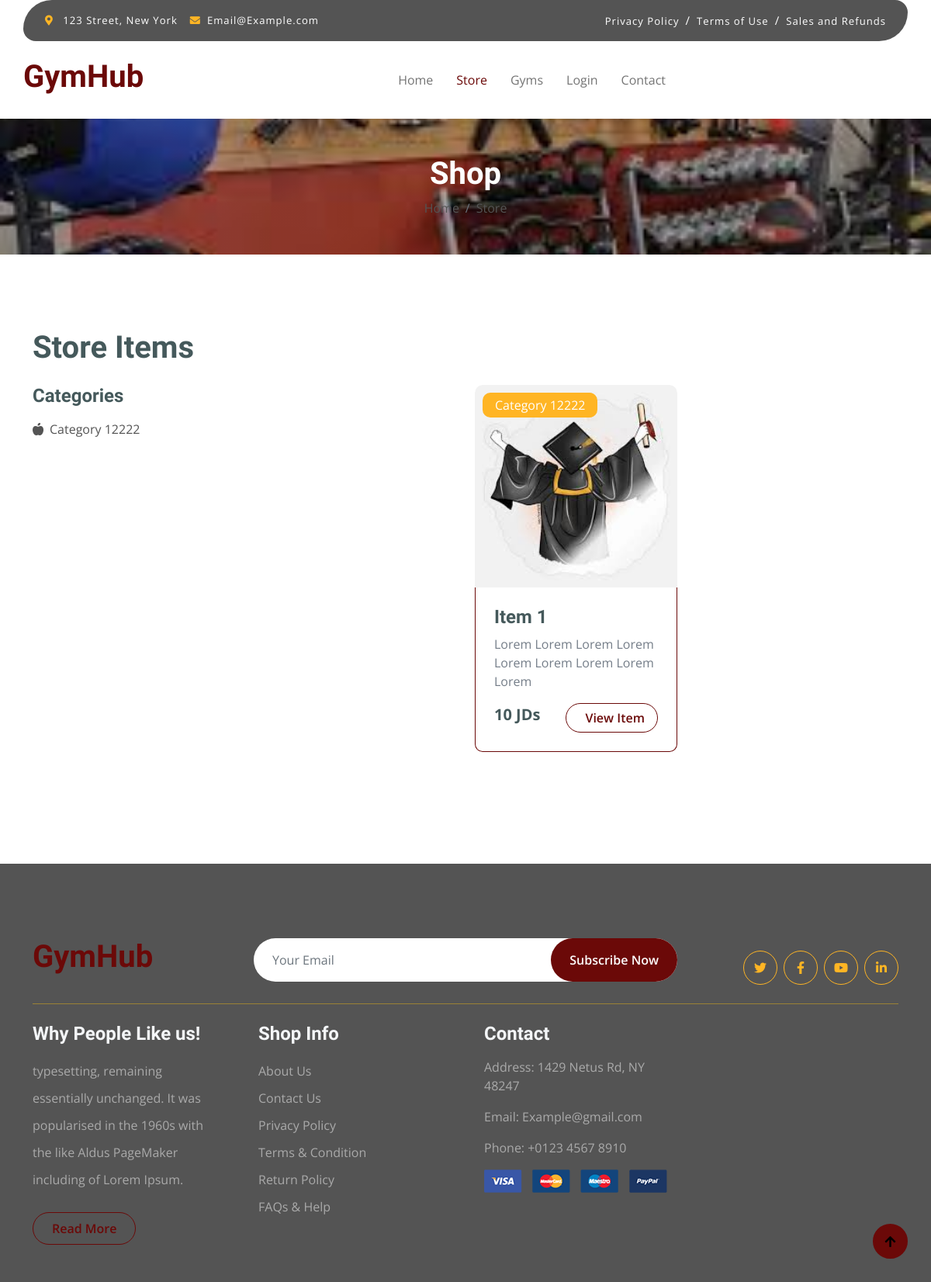
The app's page /Site/Store.php, older data.
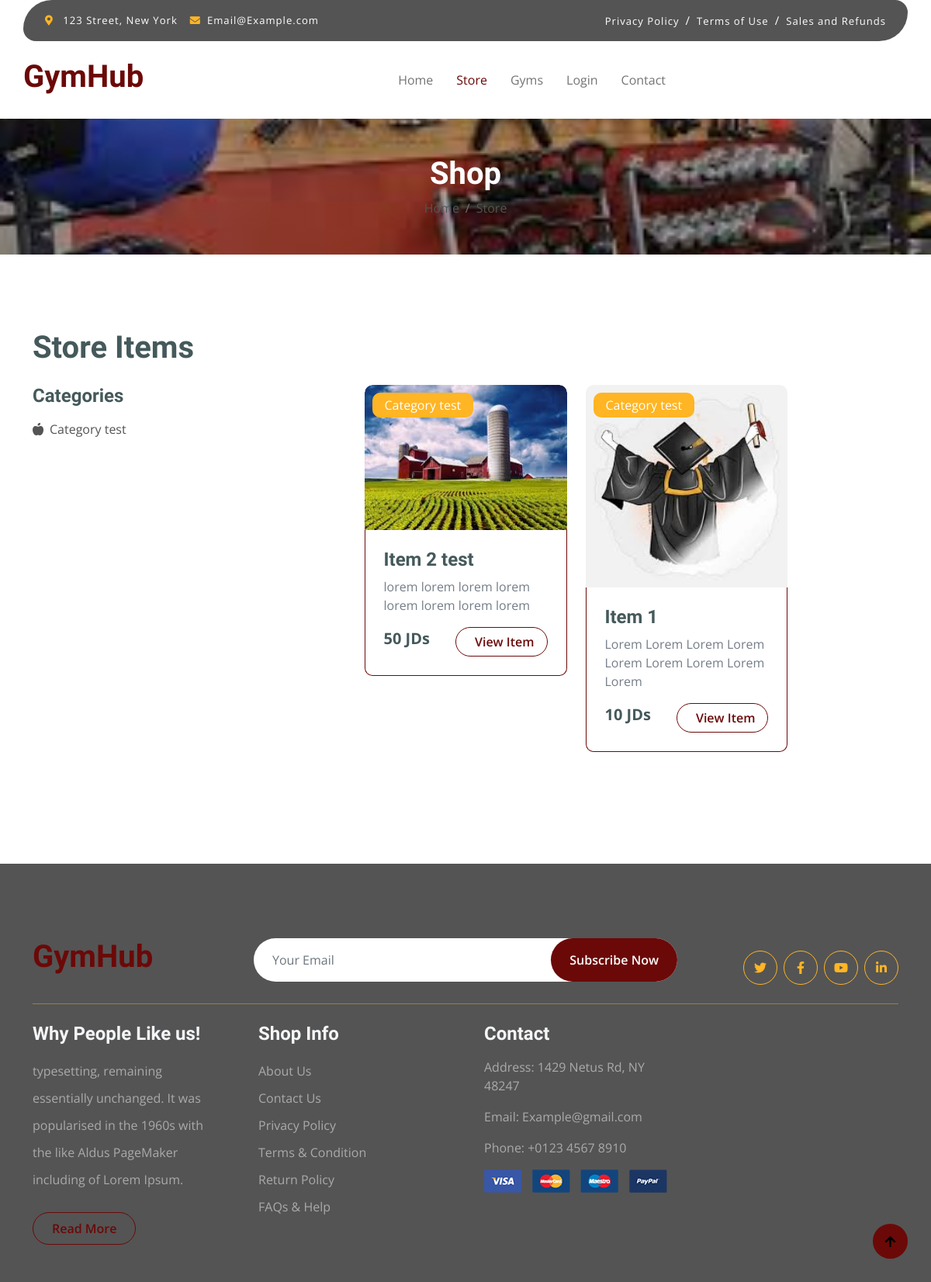
The same page, newer data.
### tables this page shows
CREATE TABLE `categories` (
  `id` int(11) NOT NULL,
  `image` varchar(191) NOT NULL,
  `name` varchar(191) NOT NULL,
  `active` int(11) NOT NULL DEFAULT 1,
  `created_at` datetime NOT NULL DEFAULT current_timestamp()
);

CREATE TABLE `store_items` (
  `id` int(11) NOT NULL,
  `category_id` int(11) NOT NULL,
  `title` varchar(191) NOT NULL,
  `description` text NOT NULL,
  `image` varchar(191) NOT NULL,
  `quantity` int(11) NOT NULL,
  `price` double NOT NULL,
  `active` int(11) NOT NULL DEFAULT 1,
  `created_at` datetime NOT NULL DEFAULT current_timestamp()
);

### Site/Store.php (the view, shortened to what this page needs)
<?php
include "../Connect.php";
$C_ID = $_SESSION['U_Log'];
$category_id = $_GET['category_id'];
?>
<!DOCTYPE html>
<html lang="en">
    <head>
        <link rel="stylesheet" href="https://use.fontawesome.com/releases/v5.15.4/css/all.css"/>
        <link href="https://cdn.jsdelivr.net/npm/bootstrap-icons@1.4.1/font/bootstrap-icons.css" rel="stylesheet">
        <link href="lib/lightbox/css/lightbox.min.css" rel="stylesheet">
        <link href="lib/owlcarousel/assets/owl.carousel.min.css" rel="stylesheet">
        <link href="css/bootstrap.min.css" rel="stylesheet">
        <link href="css/style.css" rel="stylesheet">
    </head>
    <body>
        <div class="container-fluid fixed-top">
            <div class="container topbar bg-primary d-none d-lg-block">
                <div class="d-flex justify-content-between">
                    <div class="top-info ps-2">
                        <small class="me-3"><i class="fas fa-map-marker-alt me-2 text-secondary"></i> <a href="#" class="text-white">123 Street, New York</a></small>
                        <small class="me-3"><i class="fas fa-envelope me-2 text-secondary"></i><a href="#" class="text-white">Email@Example.com</a></small>
                    </div>
                    <div class="top-link pe-2">
                        <a href="#" class="text-white"><small class="text-white mx-2">Privacy Policy</small>/</a>
                        <a href="#" class="text-white"><small class="text-white mx-2">Terms of Use</small>/</a>
                        <a href="#" class="text-white"><small class="text-white ms-2">Sales and Refunds</small></a>
                    </div>
                </div>
            </div>
            <div class="container px-0">
                <nav class="navbar navbar-light bg-white navbar-expand-xl">
                    <a href="index.php" class="navbar-brand"><h1 class="text-primary display-6">GymHub</h1></a>
                    <div class="collapse navbar-collapse bg-white" id="navbarCollapse">
                        <div class="navbar-nav mx-auto">
                            <a href="index.php" class="nav-item nav-link ">Home</a>
                            <a href="Store.php" class="nav-item nav-link active">Store</a>
                            <a href="Gyms.php" class="nav-item nav-link">Gyms</a>
                            <?php if ($C_ID) {?>
                                <div class="nav-item dropdown">
                                <a href="#" class="nav-link dropdown-toggle" data-bs-toggle="dropdown"><?php echo $name ?></a>
                                <div class="dropdown-menu m-0 bg-secondary rounded-0">
                                    <a href="Account.php" class="dropdown-item">Account</a>
                                    <a href="Cart.php" class="dropdown-item">Cart</a>
                                    <a href="Orders.php" class="dropdown-item">Orders</a>
                                    <a href="Subscriptions.php" class="dropdown-item">Subsciptions</a>
                                    <a href="Logout.php" class="dropdown-item">Logout</a>
                                </div>
                            </div>
                            <?php } else {?>
                            <a href="../Client_Login.php" class="nav-item nav-link">Login</a>
                            <?php }?>
                            <a href="contact.php" class="nav-item nav-link">Contact</a>
                        </div>
                    </div>
                </nav>
            </div>
        </div>
        <div class="container-fluid page-header py-5">
            <h1 class="text-center text-white display-6">Shop</h1>
            <ol class="breadcrumb justify-content-center mb-0">
                <li class="breadcrumb-item"><a href="./index.php">Home</a></li>
                <li class="breadcrumb-item"><a href="./Store.php">Store</a></li>
            </ol>
        </div>
        <div class="container-fluid fruite py-5">
            <div class="container py-5">
                <h1 class="mb-4">Store Items</h1>
                <div class="row g-4">
                    <div class="col-lg-12">
                        <div class="row g-4">
                            <div class="col-lg-3">
                                <div class="row g-4">
                                    <div class="col-lg-12">
                                        <div class="mb-3">
                                            <h4>Categories</h4>
                                            <ul class="list-unstyled fruite-categorie">
                                            <?php
$sql1 = mysqli_query($con, "SELECT * from categories WHERE active = 1 ORDER BY id DESC");
while ($row1 = mysqli_fetch_array($sql1)) {
    $category_id = $row1['id'];
    $category_name = $row1['name'];
    ?>
                                                <li>
                                                    <div class="d-flex justify-content-between fruite-name">
                                                        <a href="./Store.php?category_id=<?php echo $category_id ?>"><i class="fas fa-apple-alt me-2"></i><?php echo $category_name ?></a>
                                                    </div>
                                                </li>
                                                <?php
}?>
                                            </ul>
                                        </div>
                                    </div>
                                </div>
                            </div>
                            <div class="col-lg-9">
                                <div class="row g-4 justify-content-center">
                                <?php
if ($category_id) {
    $sql1 = mysqli_query($con, "SELECT * from store_items WHERE active = 1 AND category_id = '$category_id' ORDER BY id DESC");
} else {
    $sql1 = mysqli_query($con, "SELECT * from store_items WHERE active = 1 ORDER BY id DESC");
}
while ($row1 = mysqli_fetch_array($sql1)) {
    $item_id = $row1['id'];
    $category_id = $row1['category_id'];
    $title = $row1['title'];
    $item_image = $row1['image'];
    $price = $row1['price'];
    $description = $row1['description'];
    $sql2 = mysqli_query($con, "SELECT * from categories WHERE id = '$category_id'");
    $row2 = mysqli_fetch_array($sql2);
    $category_name = $row2['name'];
    ?>
                                    <div class="col-md-6 col-lg-6 col-xl-4">
                                        <div class="rounded position-relative fruite-item">
                                            <div class="fruite-img">
                                                <img src="../Admin_Dashboard/<?php echo $item_image ?>" class="img-fluid w-100 rounded-top" alt="">
                                            </div>
                                            <div class="text-white bg-secondary px-3 py-1 rounded position-absolute" style="top: 10px; left: 10px;"><?php echo $category_name ?></div>
                                            <div class="p-4 border border-secondary border-top-0 rounded-bottom">
                                                <h4><?php echo $title ?></h4>
                                                <p><?php echo $description ?></p>
                                                <div class="d-flex justify-content-between flex-lg-wrap">
                                                    <p class="text-dark fs-5 fw-bold mb-0"><?php echo $price ?> JDs</p>
                                                    <a href="./Item.php?item_id=<?php echo $item_id ?>" class="btn border border-secondary rounded-pill px-3 text-primary"><i class=" me-2 text-primary"></i> View Item</a>
                                                </div>
                                            </div>
                                        </div>
                                    </div>
                                    <?php
}?>
                                </div>
                            </div>
                        </div>
                    </div>
                </div>
            </div>
        </div>
            <?php include './Footer.php';?>
        <a href="#" class="btn btn-primary border-3 border-primary rounded-circle back-to-top"><i class="fa fa-arrow-up"></i></a>
    </body>
</html>

### Site/Footer.php
<div class="container-fluid bg-dark text-white-50 footer pt-5 mt-5">
            <div class="container py-5">
                <div class="pb-4 mb-4" style="border-bottom: 1px solid rgba(226, 175, 24, 0.5) ;">
                    <div class="row g-4">
                        <div class="col-lg-3">
                            <a href="#">
                                <h1 class="text-primary mb-0">GymHub</h1>
                            </a>
                        </div>
                        <div class="col-lg-6">
                            <div class="position-relative mx-auto">
                                <input class="form-control border-0 w-100 py-3 px-4 rounded-pill" type="number" placeholder="Your Email">
                                <button type="submit" class="btn btn-primary border-0 border-secondary py-3 px-4 position-absolute rounded-pill text-white" style="top: 0; right: 0;">Subscribe Now</button>
                            </div>
                        </div>
                        <div class="col-lg-3">
                            <div class="d-flex justify-content-end pt-3">
                                <a class="btn  btn-outline-secondary me-2 btn-md-square rounded-circle" href=""><i class="fab fa-twitter"></i></a>
                                <a class="btn btn-outline-secondary me-2 btn-md-square rounded-circle" href=""><i class="fab fa-facebook-f"></i></a>
                                <a class="btn btn-outline-secondary me-2 btn-md-square rounded-circle" href=""><i class="fab fa-youtube"></i></a>
                                <a class="btn btn-outline-secondary btn-md-square rounded-circle" href=""><i class="fab fa-linkedin-in"></i></a>
                            </div>
                        </div>
                    </div>
                </div>
                <div class="row g-5">
                    <div class="col-lg-3 col-md-6">
                        <div class="footer-item">
                            <h4 class="text-light mb-3">Why People Like us!</h4>
                            <p class="mb-4">typesetting, remaining essentially unchanged. It was
                                popularised in the 1960s with the like Aldus PageMaker including of Lorem Ipsum.</p>
                            <a href="" class="btn border-secondary py-2 px-4 rounded-pill text-primary">Read More</a>
                        </div>
                    </div>
                    <div class="col-lg-3 col-md-6">
                        <div class="d-flex flex-column text-start footer-item">
                            <h4 class="text-light mb-3">Shop Info</h4>
                            <a class="btn-link" href="#">About Us</a>
                            <a class="btn-link" href="./contact.php">Contact Us</a>
                            <a class="btn-link" href="#">Privacy Policy</a>
                            <a class="btn-link" href="#">Terms & Condition</a>
                            <a class="btn-link" href="#">Return Policy</a>
                            <a class="btn-link" href="#">FAQs & Help</a>
                        </div>
                    </div>
                    <div class="col-lg-3 col-md-6">
                        <div class="footer-item">
                            <h4 class="text-light mb-3">Contact</h4>
                            <p>Address: 1429 Netus Rd, NY 48247</p>
                            <p>Email: Example@gmail.com</p>
                            <p>Phone: +0123 4567 8910</p>
                            <img src="img/payment.png" class="img-fluid" alt="">
                        </div>
                    </div>
                </div>
            </div>
        </div>

### Site/css/style.css (style rules this page uses)
.back-to-top { position: fixed; right: 30px; bottom: 30px; display: flex; width: 45px; height: 45px; align-items: center; justify-content: center; transition: 0.5s; z-index: 99; }
.btn { font-weight: 600; transition: .5s; }
.btn-md-square { width: 44px; height: 44px; }
.btn-square, .btn-sm-square, .btn-md-square, .btn-lg-square { padding: 0; display: flex; align-items: center; justify-content: center; font-weight: normal; }
.btn.border-secondary { transition: 0.5s; }
.fixed-top { transition: 0.5s; background: var(--bs-white); border: 0; }
.topbar { padding: 20px; border-radius: 230px 100px; }
.topbar .top-info { font-size: 15px; line-height: 0; letter-spacing: 1px; display: flex; align-items: center; }
.topbar .top-link { font-size: 15px; line-height: 0; letter-spacing: 1px; display: flex; align-items: center; }
.topbar .top-link a { letter-spacing: 1px; }
.navbar .navbar-nav .nav-link { padding: 10px 15px; font-size: 16px; transition: .5s; }
.navbar { height: 100px; border-bottom: 1px solid rgba(255, 255, 255, .1); }
.navbar .navbar-nav .nav-link:hover, .navbar .navbar-nav .nav-link.active, .fixed-top.bg-white .navbar .navbar-nav .nav-link:hover, .fixed-top.bg-white .navbar .navbar-nav .nav-link.active { color: #6B0908; }
.page-header { position: relative; background: linear-gradient(rgba(0, 0, 0, 0.3), rgba(0, 0, 0, 0.3)), url(../img/cart-page-header-img.jpg); background-position: center center; background-repeat: no-repeat; background-size: cover; }
@media (min-width: 992px) { .hero-header, .page-header { margin-top: 152px !important; } }
.fruite .fruite-categorie .fruite-name { line-height: 40px; }
.fruite .fruite-categorie .fruite-name a { transition: 0.5s; }
.fruite .fruite-item { height: 100%; transition: 0.5s; }
.fruite .fruite-item .fruite-img { overflow: hidden; transition: 0.5s; border-radius: 10px 10px 0 0; }
.fruite .fruite-item .fruite-img img { transition: 0.5s; }
.footer .footer-item .btn-link { line-height: 35px; color: rgba(255, 255, 255, .5); transition: 0.5s; }
.footer .footer-item p.mb-4 { line-height: 35px; }

Row changes from the older to the newer data that the page shows:
changed categories: name "Category 12222" → "Category test"
added store_items: image (picture), category.name "Category test", title "Item 2 test", description "lorem lorem lorem lorem lorem lorem lorem lorem", price "50"
changed store_items "Item 1": category.name "Category 12222" → "Category test"
